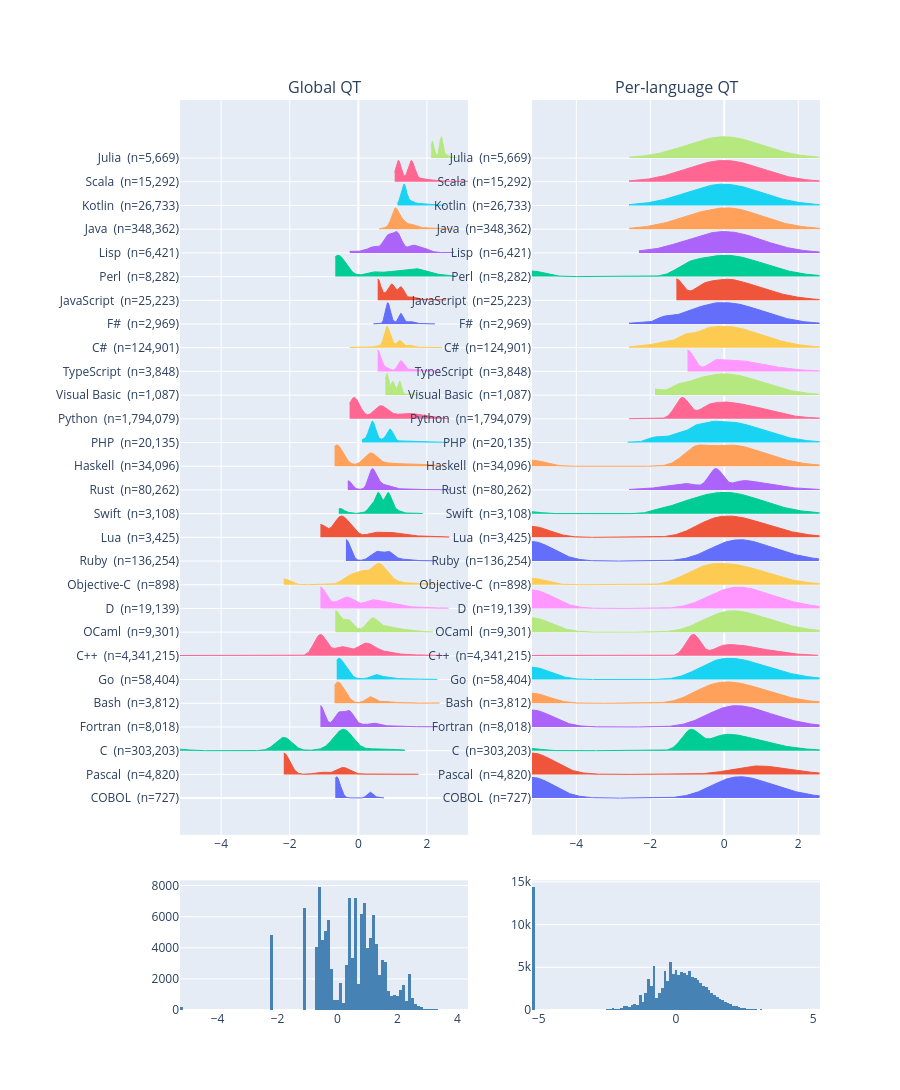

The cell this chart's notebook holds for it:
### Code cell
lang_stats = (
    preliminary_df.group_by("language")
    .agg([pl.len().alias("count"), pl.col("memory_bytes").mean().alias("mean_mb")])
    .filter(pl.col("count") >= 500).sort("mean_mb")
)
languages = lang_stats["language"].to_list()
lang_counts = dict(zip(lang_stats["language"].to_list(), lang_stats["count"].to_list()))

# Partition once to avoid repeated full-table scans
lang_data = {k[0]: v["memory_bytes"].to_numpy()
    for k, v in preliminary_df.select(["language","memory_bytes"]).partition_by("language", as_dict=True).items()}

y_all = preliminary_df["memory_bytes"].to_numpy().reshape(-1, 1)
qt_global = QuantileTransformer(n_quantiles=10_000, output_distribution="normal", subsample=500_000, random_state=0)
qt_global.fit(y_all)

qt_per_lang = {}
for lang in languages:
    y = lang_data[lang].reshape(-1, 1)
    n = len(y)
    qt = QuantileTransformer(n_quantiles=min(1000, n), output_distribution="normal",
                             subsample=min(100_000, n), random_state=0)
    qt.fit(y)
    qt_per_lang[lang] = qt

rng = np.random.default_rng(0)
ytick_labels = [f"{l}  (n={lang_counts[l]:,})" for l in languages]

fig = make_subplots(rows=2, cols=2, row_heights=[0.85, 0.15],
    subplot_titles=["Global QT", "Per-language QT", "", ""], vertical_spacing=0.05)

global_sample, perlang_sample = [], []
for i, lang in enumerate(languages):
    y_lang = lang_data[lang].reshape(-1, 1)
    color = px.colors.qualitative.Plotly[i % 10]
    g_data = qt_global.transform(y_lang).ravel()
    p_data = qt_per_lang[lang].transform(y_lang).ravel()
    n_sub = min(len(g_data), 5_000)
    global_sample.append(rng.choice(g_data, n_sub, replace=False))
    perlang_sample.append(rng.choice(p_data, n_sub, replace=False))

    for col, data in [(1, g_data), (2, p_data)]:
        sample = rng.choice(data, size=min(len(data), 20_000), replace=False)
        kde = stats.gaussian_kde(sample, bw_method=0.2)
        xlo, xhi = np.percentile(data, [0.5, 99.5])
        x = np.linspace(xlo, xhi, 300)
        y = kde(x) / kde(x).max() * 0.9
        fig.add_trace(go.Scatter(x=x, y=np.full_like(x, i), mode="lines",
                                 line=dict(width=0), showlegend=False, hoverinfo="skip"), row=1, col=col)
        fig.add_trace(go.Scatter(x=x, y=i+y, fill="tonexty", fillcolor=color,
                                 line=dict(color=color, width=1), showlegend=False), row=1, col=col)

fig.add_trace(go.Histogram(x=np.concatenate(global_sample), nbinsx=150,
                           showlegend=False, marker_color="steelblue"), row=2, col=1)
fig.add_trace(go.Histogram(x=np.concatenate(perlang_sample), nbinsx=150,
                           showlegend=False, marker_color="steelblue"), row=2, col=2)
fig.update_layout(
    height=250 + len(languages)*30,
    margin=dict(l=180),
    yaxis=dict(tickmode="array", tickvals=list(range(len(languages))), ticktext=ytick_labels),
    yaxis2=dict(tickmode="array", tickvals=list(range(len(languages))), ticktext=ytick_labels),
)
fig

### Figure 1 — Plotly figure (JSON) as saved in the notebook; plotly's stock layout.template omitted (floating-point values rounded to 4 significant figures; data arrays with more than 128 entries replaced by an {"elided": "..."} marker saying what was removed)
{"data": [{"hoverinfo": "skip", "line": {"width": 0}, "mode": "lines", "showlegend": false, "type": "scatter", "x": {"elided": "300 float values"}, "xaxis": "x", "y": {"elided": "300 float values"}, "yaxis": "y"}, {"fill": "tonexty", "fillcolor": "#636EFA", "line": {"color": "#636EFA", "width": 1}, "showlegend": false, "type": "scatter", "x": {"elided": "300 float values"}, "xaxis": "x", "y": {"elided": "300 float values"}, "yaxis": "y"}, {"hoverinfo": "skip", "line": {"width": 0}, "mode": "lines", "showlegend": false, "type": "scatter", "x": {"elided": "300 float values"}, "xaxis": "x2", "y": {"elided": "300 float values"}, "yaxis": "y2"}, {"fill": "tonexty", "fillcolor": "#636EFA", "line": {"color": "#636EFA", "width": 1}, "showlegend": false, "type": "scatter", "x": {"elided": "300 float values"}, "xaxis": "x2", "y": {"elided": "300 float values"}, "yaxis": "y2"}, {"hoverinfo": "skip", "line": {"width": 0}, "mode": "lines", "showlegend": false, "type": "scatter", "x": {"elided": "300 float values"}, "xaxis": "x", "y": {"elided": "300 float values"}, "yaxis": "y"}, {"fill": "tonexty", "fillcolor": "#EF553B", "line": {"color": "#EF553B", "width": 1}, "showlegend": false, "type": "scatter", "x": {"elided": "300 float values"}, "xaxis": "x", "y": {"elided": "300 float values"}, "yaxis": "y"}, {"hoverinfo": "skip", "line": {"width": 0}, "mode": "lines", "showlegend": false, "type": "scatter", "x": {"elided": "300 float values"}, "xaxis": "x2", "y": {"elided": "300 float values"}, "yaxis": "y2"}, {"fill": "tonexty", "fillcolor": "#EF553B", "line": {"color": "#EF553B", "width": 1}, "showlegend": false, "type": "scatter", "x": {"elided": "300 float values"}, "xaxis": "x2", "y": {"elided": "300 float values"}, "yaxis": "y2"}, {"hoverinfo": "skip", "line": {"width": 0}, "mode": "lines", "showlegend": false, "type": "scatter", "x": {"elided": "300 float values"}, "xaxis": "x", "y": {"elided": "300 float values"}, "yaxis": "y"}, {"fill": "tonexty", "fillcolor": "#00CC96", "line": {"color": "#00CC96", "width": 1}, "showlegend": false, "type": "scatter", "x": {"elided": "300 float values"}, "xaxis": "x", "y": {"elided": "300 float values"}, "yaxis": "y"}, {"hoverinfo": "skip", "line": {"width": 0}, "mode": "lines", "showlegend": false, "type": "scatter", "x": {"elided": "300 float values"}, "xaxis": "x2", "y": {"elided": "300 float values"}, "yaxis": "y2"}, {"fill": "tonexty", "fillcolor": "#00CC96", "line": {"color": "#00CC96", "width": 1}, "showlegend": false, "type": "scatter", "x": {"elided": "300 float values"}, "xaxis": "x2", "y": {"elided": "300 float values"}, "yaxis": "y2"}, {"hoverinfo": "skip", "line": {"width": 0}, "mode": "lines", "showlegend": false, "type": "scatter", "x": {"elided": "300 float values"}, "xaxis": "x", "y": {"elided": "300 float values"}, "yaxis": "y"}, {"fill": "tonexty", "fillcolor": "#AB63FA", "line": {"color": "#AB63FA", "width": 1}, "showlegend": false, "type": "scatter", "x": {"elided": "300 float values"}, "xaxis": "x", "y": {"elided": "300 float values"}, "yaxis": "y"}, {"hoverinfo": "skip", "line": {"width": 0}, "mode": "lines", "showlegend": false, "type": "scatter", "x": {"elided": "300 float values"}, "xaxis": "x2", "y": {"elided": "300 float values"}, "yaxis": "y2"}, {"fill": "tonexty", "fillcolor": "#AB63FA", "line": {"color": "#AB63FA", "width": 1}, "showlegend": false, "type": "scatter", "x": {"elided": "300 float values"}, "xaxis": "x2", "y": {"elided": "300 float values"}, "yaxis": "y2"}, {"hoverinfo": "skip", "line": {"width": 0}, "mode": "lines", "showlegend": false, "type": "scatter", "x": {"elided": "300 float values"}, "xaxis": "x", "y": {"elided": "300 float values"}, "yaxis": "y"}, {"fill": "tonexty", "fillcolor": "#FFA15A", "line": {"color": "#FFA15A", "width": 1}, "showlegend": false, "type": "scatter", "x": {"elided": "300 float values"}, "xaxis": "x", "y": {"elided": "300 float values"}, "yaxis": "y"}, {"hoverinfo": "skip", "line": {"width": 0}, "mode": "lines", "showlegend": false, "type": "scatter", "x": {"elided": "300 float values"}, "xaxis": "x2", "y": {"elided": "300 float values"}, "yaxis": "y2"}, {"fill": "tonexty", "fillcolor": "#FFA15A", "line": {"color": "#FFA15A", "width": 1}, "showlegend": false, "type": "scatter", "x": {"elided": "300 float values"}, "xaxis": "x2", "y": {"elided": "300 float values"}, "yaxis": "y2"}, {"hoverinfo": "skip", "line": {"width": 0}, "mode": "lines", "showlegend": false, "type": "scatter", "x": {"elided": "300 float values"}, "xaxis": "x", "y": {"elided": "300 float values"}, "yaxis": "y"}, {"fill": "tonexty", "fillcolor": "#19D3F3", "line": {"color": "#19D3F3", "width": 1}, "showlegend": false, "type": "scatter", "x": {"elided": "300 float values"}, "xaxis": "x", "y": {"elided": "300 float values"}, "yaxis": "y"}, {"hoverinfo": "skip", "line": {"width": 0}, "mode": "lines", "showlegend": false, "type": "scatter", "x": {"elided": "300 float values"}, "xaxis": "x2", "y": {"elided": "300 float values"}, "yaxis": "y2"}, {"fill": "tonexty", "fillcolor": "#19D3F3", "line": {"color": "#19D3F3", "width": 1}, "showlegend": false, "type": "scatter", "x": {"elided": "300 float values"}, "xaxis": "x2", "y": {"elided": "300 float values"}, "yaxis": "y2"}, {"hoverinfo": "skip", "line": {"width": 0}, "mode": "lines", "showlegend": false, "type": "scatter", "x": {"elided": "300 float values"}, "xaxis": "x", "y": {"elided": "300 float values"}, "yaxis": "y"}, {"fill": "tonexty", "fillcolor": "#FF6692", "line": {"color": "#FF6692", "width": 1}, "showlegend": false, "type": "scatter", "x": {"elided": "300 float values"}, "xaxis": "x", "y": {"elided": "300 float values"}, "yaxis": "y"}, {"hoverinfo": "skip", "line": {"width": 0}, "mode": "lines", "showlegend": false, "type": "scatter", "x": {"elided": "300 float values"}, "xaxis": "x2", "y": {"elided": "300 float values"}, "yaxis": "y2"}, {"fill": "tonexty", "fillcolor": "#FF6692", "line": {"color": "#FF6692", "width": 1}, "showlegend": false, "type": "scatter", "x": {"elided": "300 float values"}, "xaxis": "x2", "y": {"elided": "300 float values"}, "yaxis": "y2"}, {"hoverinfo": "skip", "line": {"width": 0}, "mode": "lines", "showlegend": false, "type": "scatter", "x": {"elided": "300 float values"}, "xaxis": "x", "y": {"elided": "300 float values"}, "yaxis": "y"}, {"fill": "tonexty", "fillcolor": "#B6E880", "line": {"color": "#B6E880", "width": 1}, "showlegend": false, "type": "scatter", "x": {"elided": "300 float values"}, "xaxis": "x", "y": {"elided": "300 float values"}, "yaxis": "y"}, {"hoverinfo": "skip", "line": {"width": 0}, "mode": "lines", "showlegend": false, "type": "scatter", "x": {"elided": "300 float values"}, "xaxis": "x2", "y": {"elided": "300 float values"}, "yaxis": "y2"}, {"fill": "tonexty", "fillcolor": "#B6E880", "line": {"color": "#B6E880", "width": 1}, "showlegend": false, "type": "scatter", "x": {"elided": "300 float values"}, "xaxis": "x2", "y": {"elided": "300 float values"}, "yaxis": "y2"}, {"hoverinfo": "skip", "line": {"width": 0}, "mode": "lines", "showlegend": false, "type": "scatter", "x": {"elided": "300 float values"}, "xaxis": "x", "y": {"elided": "300 float values"}, "yaxis": "y"}, {"fill": "tonexty", "fillcolor": "#FF97FF", "line": {"color": "#FF97FF", "width": 1}, "showlegend": false, "type": "scatter", "x": {"elided": "300 float values"}, "xaxis": "x", "y": {"elided": "300 float values"}, "yaxis": "y"}, {"hoverinfo": "skip", "line": {"width": 0}, "mode": "lines", "showlegend": false, "type": "scatter", "x": {"elided": "300 float values"}, "xaxis": "x2", "y": {"elided": "300 float values"}, "yaxis": "y2"}, {"fill": "tonexty", "fillcolor": "#FF97FF", "line": {"color": "#FF97FF", "width": 1}, "showlegend": false, "type": "scatter", "x": {"elided": "300 float values"}, "xaxis": "x2", "y": {"elided": "300 float values"}, "yaxis": "y2"}, {"hoverinfo": "skip", "line": {"width": 0}, "mode": "lines", "showlegend": false, "type": "scatter", "x": {"elided": "300 float values"}, "xaxis": "x", "y": {"elided": "300 float values"}, "yaxis": "y"}, {"fill": "tonexty", "fillcolor": "#FECB52", "line": {"color": "#FECB52", "width": 1}, "showlegend": false, "type": "scatter", "x": {"elided": "300 float values"}, "xaxis": "x", "y": {"elided": "300 float values"}, "yaxis": "y"}, {"hoverinfo": "skip", "line": {"width": 0}, "mode": "lines", "showlegend": false, "type": "scatter", "x": {"elided": "300 float values"}, "xaxis": "x2", "y": {"elided": "300 float values"}, "yaxis": "y2"}, {"fill": "tonexty", "fillcolor": "#FECB52", "line": {"color": "#FECB52", "width": 1}, "showlegend": false, "type": "scatter", "x": {"elided": "300 float values"}, "xaxis": "x2", "y": {"elided": "300 float values"}, "yaxis": "y2"}, {"hoverinfo": "skip", "line": {"width": 0}, "mode": "lines", "showlegend": false, "type": "scatter", "x": {"elided": "300 float values"}, "xaxis": "x", "y": {"elided": "300 float values"}, "yaxis": "y"}, {"fill": "tonexty", "fillcolor": "#636EFA", "line": {"color": "#636EFA", "width": 1}, "showlegend": false, "type": "scatter", "x": {"elided": "300 float values"}, "xaxis": "x", "y": {"elided": "300 float values"}, "yaxis": "y"}, {"hoverinfo": "skip", "line": {"width": 0}, "mode": "lines", "showlegend": false, "type": "scatter", "x": {"elided": "300 float values"}, "xaxis": "x2", "y": {"elided": "300 float values"}, "yaxis": "y2"}, {"fill": "tonexty", "fillcolor": "#636EFA", "line": {"color": "#636EFA", "width": 1}, "showlegend": false, "type": "scatter", "x": {"elided": "300 float values"}, "xaxis": "x2", "y": {"elided": "300 float values"}, "yaxis": "y2"}, {"hoverinfo": "skip", "line": {"width": 0}, "mode": "lines", "showlegend": false, "type": "scatter", "x": {"elided": "300 float values"}, "xaxis": "x", "y": {"elided": "300 float values"}, "yaxis": "y"}, {"fill": "tonexty", "fillcolor": "#EF553B", "line": {"color": "#EF553B", "width": 1}, "showlegend": false, "type": "scatter", "x": {"elided": "300 float values"}, "xaxis": "x", "y": {"elided": "300 float values"}, "yaxis": "y"}, {"hoverinfo": "skip", "line": {"width": 0}, "mode": "lines", "showlegend": false, "type": "scatter", "x": {"elided": "300 float values"}, "xaxis": "x2", "y": {"elided": "300 float values"}, "yaxis": "y2"}, {"fill": "tonexty", "fillcolor": "#EF553B", "line": {"color": "#EF553B", "width": 1}, "showlegend": false, "type": "scatter", "x": {"elided": "300 float values"}, "xaxis": "x2", "y": {"elided": "300 float values"}, "yaxis": "y2"}, {"hoverinfo": "skip", "line": {"width": 0}, "mode": "lines", "showlegend": false, "type": "scatter", "x": {"elided": "300 float values"}, "xaxis": "x", "y": {"elided": "300 float values"}, "yaxis": "y"}, {"fill": "tonexty", "fillcolor": "#00CC96", "line": {"color": "#00CC96", "width": 1}, "showlegend": false, "type": "scatter", "x": {"elided": "300 float values"}, "xaxis": "x", "y": {"elided": "300 float values"}, "yaxis": "y"}, {"hoverinfo": "skip", "line": {"width": 0}, "mode": "lines", "showlegend": false, "type": "scatter", "x": {"elided": "300 float values"}, "xaxis": "x2", "y": {"elided": "300 float values"}, "yaxis": "y2"}, {"fill": "tonexty", "fillcolor": "#00CC96", "line": {"color": "#00CC96", "width": 1}, "showlegend": false, "type": "scatter", "x": {"elided": "300 float values"}, "xaxis": "x2", "y": {"elided": "300 float values"}, "yaxis": "y2"}, {"hoverinfo": "skip", "line": {"width": 0}, "mode": "lines", "showlegend": false, "type": "scatter", "x": {"elided": "300 float values"}, "xaxis": "x", "y": {"elided": "300 float values"}, "yaxis": "y"}, {"fill": "tonexty", "fillcolor": "#AB63FA", "line": {"color": "#AB63FA", "width": 1}, "showlegend": false, "type": "scatter", "x": {"elided": "300 float values"}, "xaxis": "x", "y": {"elided": "300 float values"}, "yaxis": "y"}, {"hoverinfo": "skip", "line": {"width": 0}, "mode": "lines", "showlegend": false, "type": "scatter", "x": {"elided": "300 float values"}, "xaxis": "x2", "y": {"elided": "300 float values"}, "yaxis": "y2"}, {"fill": "tonexty", "fillcolor": "#AB63FA", "line": {"color": "#AB63FA", "width": 1}, "showlegend": false, "type": "scatter", "x": {"elided": "300 float values"}, "xaxis": "x2", "y": {"elided": "300 float values"}, "yaxis": "y2"}, {"hoverinfo": "skip", "line": {"width": 0}, "mode": "lines", "showlegend": false, "type": "scatter", "x": {"elided": "300 float values"}, "xaxis": "x", "y": {"elided": "300 float values"}, "yaxis": "y"}, {"fill": "tonexty", "fillcolor": "#FFA15A", "line": {"color": "#FFA15A", "width": 1}, "showlegend": false, "type": "scatter", "x": {"elided": "300 float values"}, "xaxis": "x", "y": {"elided": "300 float values"}, "yaxis": "y"}, {"hoverinfo": "skip", "line": {"width": 0}, "mode": "lines", "showlegend": false, "type": "scatter", "x": {"elided": "300 float values"}, "xaxis": "x2", "y": {"elided": "300 float values"}, "yaxis": "y2"}, {"fill": "tonexty", "fillcolor": "#FFA15A", "line": {"color": "#FFA15A", "width": 1}, "showlegend": false, "type": "scatter", "x": {"elided": "300 float values"}, "xaxis": "x2", "y": {"elided": "300 float values"}, "yaxis": "y2"}, {"hoverinfo": "skip", "line": {"width": 0}, "mode": "lines", "showlegend": false, "type": "scatter", "x": {"elided": "300 float values"}, "xaxis": "x", "y": {"elided": "300 float values"}, "yaxis": "y"}, {"fill": "tonexty", "fillcolor": "#19D3F3", "line": {"color": "#19D3F3", "width": 1}, "showlegend": false, "type": "scatter", "x": {"elided": "300 float values"}, "xaxis": "x", "y": {"elided": "300 float values"}, "yaxis": "y"}, {"hoverinfo": "skip", "line": {"width": 0}, "mode": "lines", "showlegend": false, "type": "scatter", "x": {"elided": "300 float values"}, "xaxis": "x2", "y": {"elided": "300 float values"}, "yaxis": "y2"}, {"fill": "tonexty", "fillcolor": "#19D3F3", "line": {"color": "#19D3F3", "width": 1}, "showlegend": false, "type": "scatter", "x": {"elided": "300 float values"}, "xaxis": "x2", "y": {"elided": "300 float values"}, "yaxis": "y2"}, {"hoverinfo": "skip", "line": {"width": 0}, "mode": "lines", "showlegend": false, "type": "scatter", "x": {"elided": "300 float values"}, "xaxis": "x", "y": {"elided": "300 float values"}, "yaxis": "y"}, {"fill": "tonexty", "fillcolor": "#FF6692", "line": {"color": "#FF6692", "width": 1}, "showlegend": false, "type": "scatter", "x": {"elided": "300 float values"}, "xaxis": "x", "y": {"elided": "300 float values"}, "yaxis": "y"}, {"hoverinfo": "skip", "line": {"width": 0}, "mode": "lines", "showlegend": false, "type": "scatter", "x": {"elided": "300 float values"}, "xaxis": "x2", "y": {"elided": "300 float values"}, "yaxis": "y2"}, {"fill": "tonexty", "fillcolor": "#FF6692", "line": {"color": "#FF6692", "width": 1}, "showlegend": false, "type": "scatter", "x": {"elided": "300 float values"}, "xaxis": "x2", "y": {"elided": "300 float values"}, "yaxis": "y2"}, {"hoverinfo": "skip", "line": {"width": 0}, "mode": "lines", "showlegend": false, "type": "scatter", "x": {"elided": "300 float values"}, "xaxis": "x", "y": {"elided": "300 float values"}, "yaxis": "y"}, {"fill": "tonexty", "fillcolor": "#B6E880", "line": {"color": "#B6E880", "width": 1}, "showlegend": false, "type": "scatter", "x": {"elided": "300 float values"}, "xaxis": "x", "y": {"elided": "300 float values"}, "yaxis": "y"}, {"hoverinfo": "skip", "line": {"width": 0}, "mode": "lines", "showlegend": false, "type": "scatter", "x": {"elided": "300 float values"}, "xaxis": "x2", "y": {"elided": "300 float values"}, "yaxis": "y2"}, {"fill": "tonexty", "fillcolor": "#B6E880", "line": {"color": "#B6E880", "width": 1}, "showlegend": false, "type": "scatter", "x": {"elided": "300 float values"}, "xaxis": "x2", "y": {"elided": "300 float values"}, "yaxis": "y2"}, {"hoverinfo": "skip", "line": {"width": 0}, "mode": "lines", "showlegend": false, "type": "scatter", "x": {"elided": "300 float values"}, "xaxis": "x", "y": {"elided": "300 float values"}, "yaxis": "y"}, {"fill": "tonexty", "fillcolor": "#FF97FF", "line": {"color": "#FF97FF", "width": 1}, "showlegend": false, "type": "scatter", "x": {"elided": "300 float values"}, "xaxis": "x", "y": {"elided": "300 float values"}, "yaxis": "y"}, {"hoverinfo": "skip", "line": {"width": 0}, "mode": "lines", "showlegend": false, "type": "scatter", "x": {"elided": "300 float values"}, "xaxis": "x2", "y": {"elided": "300 float values"}, "yaxis": "y2"}, {"fill": "tonexty", "fillcolor": "#FF97FF", "line": {"color": "#FF97FF", "width": 1}, "showlegend": false, "type": "scatter", "x": {"elided": "300 float values"}, "xaxis": "x2", "y": {"elided": "300 float values"}, "yaxis": "y2"}, {"hoverinfo": "skip", "line": {"width": 0}, "mode": "lines", "showlegend": false, "type": "scatter", "x": {"elided": "300 float values"}, "xaxis": "x", "y": {"elided": "300 float values"}, "yaxis": "y"}, {"fill": "tonexty", "fillcolor": "#FECB52", "line": {"color": "#FECB52", "width": 1}, "showlegend": false, "type": "scatter", "x": {"elided": "300 float values"}, "xaxis": "x", "y": {"elided": "300 float values"}, "yaxis": "y"}, {"hoverinfo": "skip", "line": {"width": 0}, "mode": "lines", "showlegend": false, "type": "scatter", "x": {"elided": "300 float values"}, "xaxis": "x2", "y": {"elided": "300 float values"}, "yaxis": "y2"}, {"fill": "tonexty", "fillcolor": "#FECB52", "line": {"color": "#FECB52", "width": 1}, "showlegend": false, "type": "scatter", "x": {"elided": "300 float values"}, "xaxis": "x2", "y": {"elided": "300 float values"}, "yaxis": "y2"}, {"hoverinfo": "skip", "line": {"width": 0}, "mode": "lines", "showlegend": false, "type": "scatter", "x": {"elided": "300 float values"}, "xaxis": "x", "y": {"elided": "300 float values"}, "yaxis": "y"}, {"fill": "tonexty", "fillcolor": "#636EFA", "line": {"color": "#636EFA", "width": 1}, "showlegend": false, "type": "scatter", "x": {"elided": "300 float values"}, "xaxis": "x", "y": {"elided": "300 float values"}, "yaxis": "y"}, {"hoverinfo": "skip", "line": {"width": 0}, "mode": "lines", "showlegend": false, "type": "scatter", "x": {"elided": "300 float values"}, "xaxis": "x2", "y": {"elided": "300 float values"}, "yaxis": "y2"}, {"fill": "tonexty", "fillcolor": "#636EFA", "line": {"color": "#636EFA", "width": 1}, "showlegend": false, "type": "scatter", "x": {"elided": "300 float values"}, "xaxis": "x2", "y": {"elided": "300 float values"}, "yaxis": "y2"}, {"hoverinfo": "skip", "line": {"width": 0}, "mode": "lines", "showlegend": false, "type": "scatter", "x": {"elided": "300 float values"}, "xaxis": "x", "y": {"elided": "300 float values"}, "yaxis": "y"}, {"fill": "tonexty", "fillcolor": "#EF553B", "line": {"color": "#EF553B", "width": 1}, "showlegend": false, "type": "scatter", "x": {"elided": "300 float values"}, "xaxis": "x", "y": {"elided": "300 float values"}, "yaxis": "y"}, {"hoverinfo": "skip", "line": {"width": 0}, "mode": "lines", "showlegend": false, "type": "scatter", "x": {"elided": "300 float values"}, "xaxis": "x2", "y": {"elided": "300 float values"}, "yaxis": "y2"}, {"fill": "tonexty", "fillcolor": "#EF553B", "line": {"color": "#EF553B", "width": 1}, "showlegend": false, "type": "scatter", "x": {"elided": "300 float values"}, "xaxis": "x2", "y": {"elided": "300 float values"}, "yaxis": "y2"}, {"hoverinfo": "skip", "line": {"width": 0}, "mode": "lines", "showlegend": false, "type": "scatter", "x": {"elided": "300 float values"}, "xaxis": "x", "y": {"elided": "300 float values"}, "yaxis": "y"}, {"fill": "tonexty", "fillcolor": "#00CC96", "line": {"color": "#00CC96", "width": 1}, "showlegend": false, "type": "scatter", "x": {"elided": "300 float values"}, "xaxis": "x", "y": {"elided": "300 float values"}, "yaxis": "y"}, {"hoverinfo": "skip", "line": {"width": 0}, "mode": "lines", "showlegend": false, "type": "scatter", "x": {"elided": "300 float values"}, "xaxis": "x2", "y": {"elided": "300 float values"}, "yaxis": "y2"}, {"fill": "tonexty", "fillcolor": "#00CC96", "line": {"color": "#00CC96", "width": 1}, "showlegend": false, "type": "scatter", "x": {"elided": "300 float values"}, "xaxis": "x2", "y": {"elided": "300 float values"}, "yaxis": "y2"}, {"hoverinfo": "skip", "line": {"width": 0}, "mode": "lines", "showlegend": false, "type": "scatter", "x": {"elided": "300 float values"}, "xaxis": "x", "y": {"elided": "300 float values"}, "yaxis": "y"}, {"fill": "tonexty", "fillcolor": "#AB63FA", "line": {"color": "#AB63FA", "width": 1}, "showlegend": false, "type": "scatter", "x": {"elided": "300 float values"}, "xaxis": "x", "y": {"elided": "300 float values"}, "yaxis": "y"}, {"hoverinfo": "skip", "line": {"width": 0}, "mode": "lines", "showlegend": false, "type": "scatter", "x": {"elided": "300 float values"}, "xaxis": "x2", "y": {"elided": "300 float values"}, "yaxis": "y2"}, {"fill": "tonexty", "fillcolor": "#AB63FA", "line": {"color": "#AB63FA", "width": 1}, "showlegend": false, "type": "scatter", "x": {"elided": "300 float values"}, "xaxis": "x2", "y": {"elided": "300 float values"}, "yaxis": "y2"}, {"hoverinfo": "skip", "line": {"width": 0}, "mode": "lines", "showlegend": false, "type": "scatter", "x": {"elided": "300 float values"}, "xaxis": "x", "y": {"elided": "300 float values"}, "yaxis": "y"}, {"fill": "tonexty", "fillcolor": "#FFA15A", "line": {"color": "#FFA15A", "width": 1}, "showlegend": false, "type": "scatter", "x": {"elided": "300 float values"}, "xaxis": "x", "y": {"elided": "300 float values"}, "yaxis": "y"}, {"hoverinfo": "skip", "line": {"width": 0}, "mode": "lines", "showlegend": false, "type": "scatter", "x": {"elided": "300 float values"}, "xaxis": "x2", "y": {"elided": "300 float values"}, "yaxis": "y2"}, {"fill": "tonexty", "fillcolor": "#FFA15A", "line": {"color": "#FFA15A", "width": 1}, "showlegend": false, "type": "scatter", "x": {"elided": "300 float values"}, "xaxis": "x2", "y": {"elided": "300 float values"}, "yaxis": "y2"}, {"hoverinfo": "skip", "line": {"width": 0}, "mode": "lines", "showlegend": false, "type": "scatter", "x": {"elided": "300 float values"}, "xaxis": "x", "y": {"elided": "300 float values"}, "yaxis": "y"}, {"fill": "tonexty", "fillcolor": "#19D3F3", "line": {"color": "#19D3F3", "width": 1}, "showlegend": false, "type": "scatter", "x": {"elided": "300 float values"}, "xaxis": "x", "y": {"elided": "300 float values"}, "yaxis": "y"}, {"hoverinfo": "skip", "line": {"width": 0}, "mode": "lines", "showlegend": false, "type": "scatter", "x": {"elided": "300 float values"}, "xaxis": "x2", "y": {"elided": "300 float values"}, "yaxis": "y2"}, {"fill": "tonexty", "fillcolor": "#19D3F3", "line": {"color": "#19D3F3", "width": 1}, "showlegend": false, "type": "scatter", "x": {"elided": "300 float values"}, "xaxis": "x2", "y": {"elided": "300 float values"}, "yaxis": "y2"}, {"hoverinfo": "skip", "line": {"width": 0}, "mode": "lines", "showlegend": false, "type": "scatter", "x": {"elided": "300 float values"}, "xaxis": "x", "y": {"elided": "300 float values"}, "yaxis": "y"}, {"fill": "tonexty", "fillcolor": "#FF6692", "line": {"color": "#FF6692", "width": 1}, "showlegend": false, "type": "scatter", "x": {"elided": "300 float values"}, "xaxis": "x", "y": {"elided": "300 float values"}, "yaxis": "y"}, {"hoverinfo": "skip", "line": {"width": 0}, "mode": "lines", "showlegend": false, "type": "scatter", "x": {"elided": "300 float values"}, "xaxis": "x2", "y": {"elided": "300 float values"}, "yaxis": "y2"}, {"fill": "tonexty", "fillcolor": "#FF6692", "line": {"color": "#FF6692", "width": 1}, "showlegend": false, "type": "scatter", "x": {"elided": "300 float values"}, "xaxis": "x2", "y": {"elided": "300 float values"}, "yaxis": "y2"}, {"hoverinfo": "skip", "line": {"width": 0}, "mode": "lines", "showlegend": false, "type": "scatter", "x": {"elided": "300 float values"}, "xaxis": "x", "y": {"elided": "300 float values"}, "yaxis": "y"}, {"fill": "tonexty", "fillcolor": "#B6E880", "line": {"color": "#B6E880", "width": 1}, "showlegend": false, "type": "scatter", "x": {"elided": "300 float values"}, "xaxis": "x", "y": {"elided": "300 float values"}, "yaxis": "y"}, {"hoverinfo": "skip", "line": {"width": 0}, "mode": "lines", "showlegend": false, "type": "scatter", "x": {"elided": "300 float values"}, "xaxis": "x2", "y": {"elided": "300 float values"}, "yaxis": "y2"}, {"fill": "tonexty", "fillcolor": "#B6E880", "line": {"color": "#B6E880", "width": 1}, "showlegend": false, "type": "scatter", "x": {"elided": "300 float values"}, "xaxis": "x2", "y": {"elided": "300 float values"}, "yaxis": "y2"}, {"marker": {"color": "steelblue"}, "nbinsx": 150, "showlegend": false, "type": "histogram", "x": {"elided": "119694 float values"}, "xaxis": "x3", "yaxis": "y3"}, {"marker": {"color": "steelblue"}, "nbinsx": 150, "showlegend": false, "type": "histogram", "x": {"elided": "119694 float values"}, "xaxis": "x4", "yaxis": "y4"}], "layout": {"annotations": [{"font": {"size": 16}, "showarrow": false, "text": "Global QT", "x": 0.225, "xanchor": "center", "xref": "paper", "y": 1, "yanchor": "bottom", "yref": "paper"}, {"font": {"size": 16}, "showarrow": false, "text": "Per-language QT", "x": 0.775, "xanchor": "center", "xref": "paper", "y": 1, "yanchor": "bottom", "yref": "paper"}], "height": 1090, "margin": {"l": 180}, "xaxis": {"anchor": "y", "domain": [0, 0.45]}, "xaxis2": {"anchor": "y2", "domain": [0.55, 1]}, "xaxis3": {"anchor": "y3", "domain": [0, 0.45]}, "xaxis4": {"anchor": "y4", "domain": [0.55, 1]}, "yaxis": {"anchor": "x", "domain": [0.1925, 1], "tickmode": "array", "ticktext": ["COBOL  (n=727)", "Pascal  (n=4,820)", "C  (n=303,203)", "Fortran  (n=8,018)", "Bash  (n=3,812)", "Go  (n=58,404)", "C++  (n=4,341,215)", "OCaml  (n=9,301)", "D  (n=19,139)", "Objective-C  (n=898)", "Ruby  (n=136,254)", "Lua  (n=3,425)", "Swift  (n=3,108)", "Rust  (n=80,262)", "Haskell  (n=34,096)", "PHP  (n=20,135)", "Python  (n=1,794,079)", "Visual Basic  (n=1,087)", "TypeScript  (n=3,848)", "C#  (n=124,901)", "F#  (n=2,969)", "JavaScript  (n=25,223)", "Perl  (n=8,282)", "Lisp  (n=6,421)", "Java  (n=348,362)", "Kotlin  (n=26,733)", "Scala  (n=15,292)", "Julia  (n=5,669)"], "tickvals": [0, 1, 2, 3, 4, 5, 6, 7, 8, 9, 10, 11, 12, 13, 14, 15, 16, 17, 18, 19, 20, 21, 22, 23, 24, 25, 26, 27]}, "yaxis2": {"anchor": "x2", "domain": [0.1925, 1], "tickmode": "array", "ticktext": ["COBOL  (n=727)", "Pascal  (n=4,820)", "C  (n=303,203)", "Fortran  (n=8,018)", "Bash  (n=3,812)", "Go  (n=58,404)", "C++  (n=4,341,215)", "OCaml  (n=9,301)", "D  (n=19,139)", "Objective-C  (n=898)", "Ruby  (n=136,254)", "Lua  (n=3,425)", "Swift  (n=3,108)", "Rust  (n=80,262)", "Haskell  (n=34,096)", "PHP  (n=20,135)", "Python  (n=1,794,079)", "Visual Basic  (n=1,087)", "TypeScript  (n=3,848)", "C#  (n=124,901)", "F#  (n=2,969)", "JavaScript  (n=25,223)", "Perl  (n=8,282)", "Lisp  (n=6,421)", "Java  (n=348,362)", "Kotlin  (n=26,733)", "Scala  (n=15,292)", "Julia  (n=5,669)"], "tickvals": [0, 1, 2, 3, 4, 5, 6, 7, 8, 9, 10, 11, 12, 13, 14, 15, 16, 17, 18, 19, 20, 21, 22, 23, 24, 25, 26, 27]}, "yaxis3": {"anchor": "x3", "domain": [0, 0.1425]}, "yaxis4": {"anchor": "x4", "domain": [0, 0.1425]}}}
